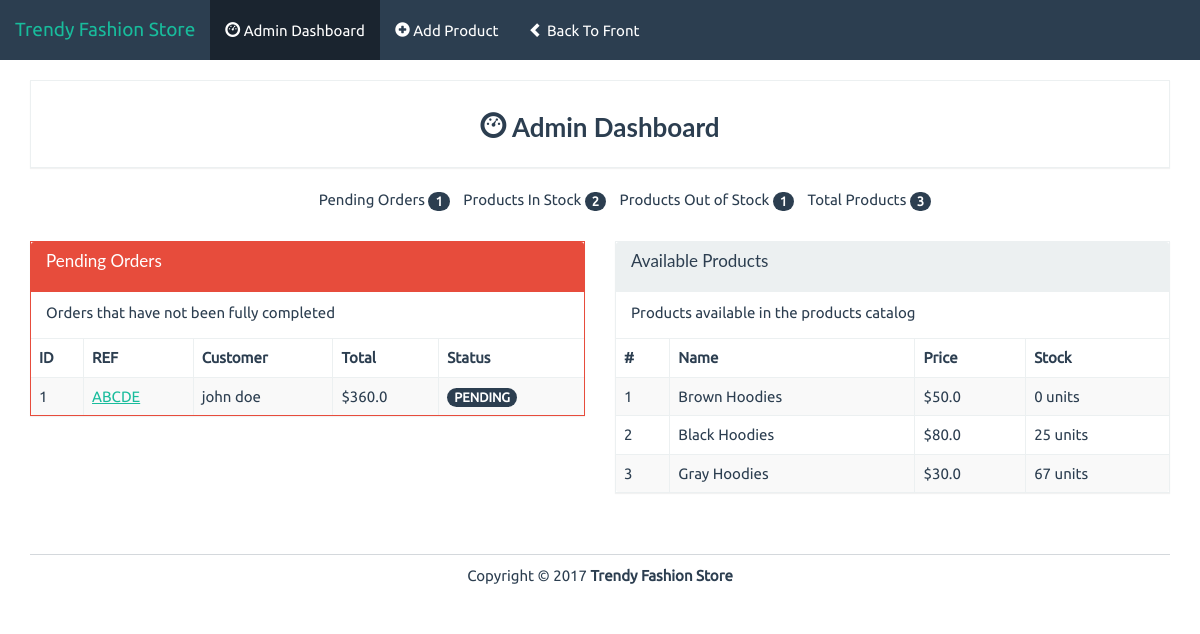
/admin, run on an earlier commit of the app's database.
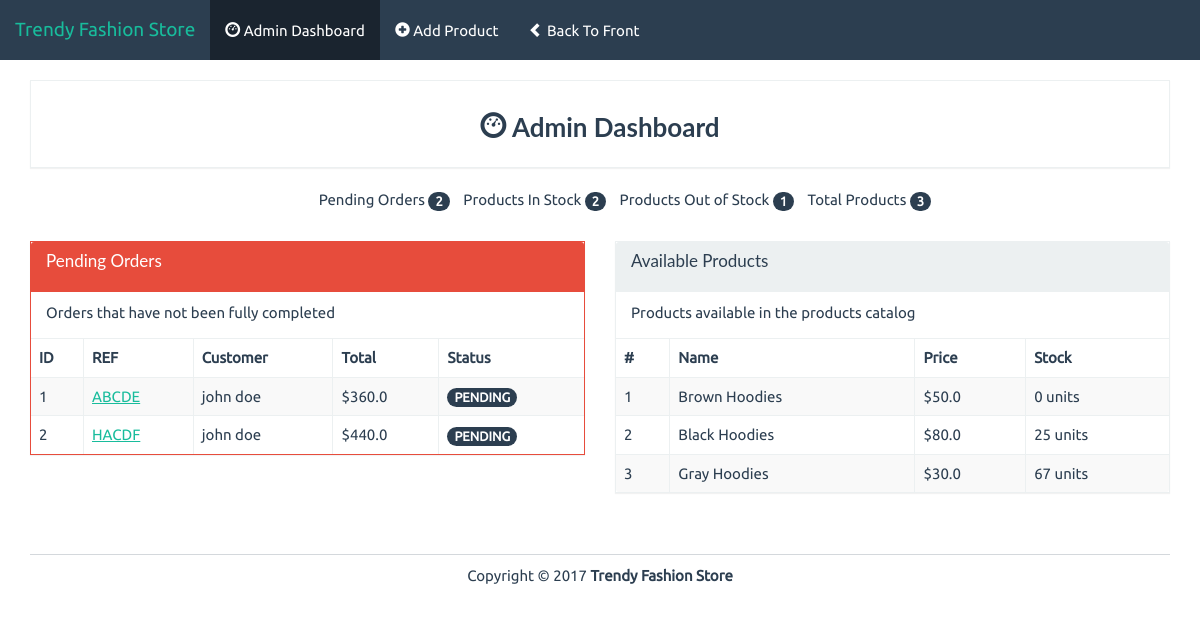
And on a later commit of the database.
### models.py (models this page shows, shortened)
class Order(db.Model):
    id = db.Column(db.Integer, primary_key=True)
    reference = db.Column(db.String(5))
    first_name = db.Column(db.String(20))
    last_name = db.Column(db.String(20))
    phone_number = db.Column(db.String(20))
    email = db.Column(db.String(50))
    address = db.Column(db.String(100))
    city = db.Column(db.String(20))
    state = db.Column(db.String(20))
    country = db.Column(db.String(20))
    status = db.Column(db.String(10))
    payment_type = db.Column(db.String(20))
    items = db.relationship('Order_Item', backref='order', lazy='dynamic')
    def order_total(self):
        return db.session.query(db.func.sum(Order_Item.quantity * Product.price)).join(Product).filter(Order_Item.order_id==self.id).scalar()

class Product(db.Model):
    id = db.Column(db.Integer, primary_key=True)
    name = db.Column(db.String(50), unique=True)
    price = db.Column(db.Integer)  # in cents
    stock = db.Column(db.Integer)
    description = db.Column(db.String(500))
    image = db.Column(db.String(100))
    orders = db.relationship('Order_Item', backref='product', lazy='dynamic')

### views.py (the view)
@app.route('/admin')
def admin():
    products = Product.query.all()
    products_in_stock = Product.query.filter(Product.stock > 0).count()
    orders = Order.query.all()
    return render_template('admin/index.html', admin=True, products=products, products_in_stock=products_in_stock, orders=orders)

### templates/admin/index.html (shortened to what this page needs)
{% extends "base.html" %}
{% block body %}
<div class="row pad">
	<div class="col-lg-12">
		<div class="panel panel-default">
			<div class="panel-body text-center">
				<h3 class="bold"><i class="glyphicon glyphicon-dashboard"></i> Admin Dashboard</h3>
			</div>
		</div>
	</div>
	<div class="col-lg-12">
		<ul class="summary">
			<li class="">Pending Orders <span class="badge">{{ orders|length }}</span></li>
			<li class="">Products In Stock <span class="badge">{{ products_in_stock }}</span></li>
			<li class="">Products Out of Stock <span class="badge">{{ products|length - products_in_stock }}</span></li>
			<li class="">Total Products <span class="badge">{{ products|length }}</span></li>
		</ul>
	</div>
</div>
<div class="row pad">
	<div class="col-lg-6 pad">
		<div class="panel panel-danger">
			<div class="panel-heading">
				<h3 class="panel-title">Pending Orders</h3>
			</div>
			<div class="panel-body">
				Orders that have not been fully completed
			</div>
			<div class="table-responsive">
				<table class="table table-striped table-bordered">
					<thead>
						<tr>
							<th>ID</th><th>REF</th><th>Customer</th><th>Total</th><th>Status</th>
						</tr>
					</thead>
					<tbody>
						{% for order in orders %}
						<tr>
							<td>{{ order.id }}</td>
							<td><a href="{{ url_for('order', order_id=order.id) }}">{{ order.reference }}</a></td>
							<td>{{ order.first_name + ' ' + order.last_name }}</td>
							<td>&dollar;{{ order.order_total()/100 + 10 }}</td>
							<td><span class="badge">{{ order.status }}</span></td>
						</tr>
						{% endfor %}
					</tbody>
				</table>
			</div>
		</div>
	</div>
	<div class="col-lg-6 pad">
		<div class="panel panel-default">
			<div class="panel-heading">
				<h3 class="panel-title">Available Products</h3>
			</div>
			<div class="panel-body">
				Products available in the products catalog
			</div>
			<div class="table-responsive">
				<table class="table table-striped table-bordered">
					<thead>
						<tr>
							<th>#</th><th>Name</th><th>Price</th><th>Stock</th>
						</tr>
					</thead>
					<tbody>
						{% for product in products %}
						<tr>
							<td>{{ product.id }}</td>
							<td>{{ product.name }}</td>
							<td>&dollar;{{ product.price/100 }}</td>
							<td>{{ product.stock }} units</td>
						</tr>
						{% endfor %}
					</tbody>
				</table>
			</div>
		</div>
	</div>
</div>
{% endblock %}

### templates/base.html (shortened to what this page needs)
<!DOCTYPE html>
<html lang="en">
    <head>
        <link rel="stylesheet" href="{{ url_for('static', filename='bs/css/flatly.min.css') }}" />
        <link rel="stylesheet" href="{{ url_for('static', filename='css/styles.css') }}" />
    </head>
    <body>
        {% if admin %}
        <nav class="navbar navbar-default navbar-fixed-top" role="navigation">
            <div class="container-fluid">
                <div class="navbar-header">
                    <a class="navbar-brand" href="{{ url_for('index') }}">Trendy Fashion Store</a>
                </div>
                <div class="collapse navbar-collapse navbar-ex1-collapse">
                    <ul class="nav navbar-nav">
                        <li class="active">
                            <a href="{{ url_for('admin') }}"><i class="glyphicon glyphicon-dashboard"></i> Admin Dashboard</a>
                        </li>
                        <li>
                            <a href="{{ url_for('add') }}"><i class="glyphicon glyphicon-plus-sign"></i> Add Product</a>
                        </li>
                        <li>
                            <a href="{{ url_for('index') }}"><i class="glyphicon glyphicon-chevron-left"></i> Back To Front</a>
                        </li>
                    </ul>
                </div>
            </div>
        </nav>
        {% endif %}
        <div class="container" id="page">
        {% block body %}{% endblock %}
            <footer>
                <div class="row pad">
                    <div class="col-lg-12 text-center">
                        Copyright &copy; 2017 <strong>Trendy Fashion Store</strong>
                    </div>
                </div>
            </footer>
        </div>
    </body>
</html>

### static/css/styles.css (style rules this page uses)
body { font-family: Ubuntu, verdana, georgia, serif, sans-serif; }
a, a:hover, a:active, a:focus, a:visited { text-decoration: none; }
.bold { font-weight: bolder !important; }
table { width: 100%; }
div.panel, .btn, .navbar { border-radius: 0; }
footer { margin-top: 40px; margin-bottom: 20px; }
.pad { margin-top: 10px !important; }
div.panel-body { padding-top: 10px; }
.panel-title { margin-bottom: 10px; }
body > nav { border-radius: 0 !important; }
#page { padding-top: 70px; }
ul.summary { list-style-type: none; text-align: center; }
ul.summary > li { display: inline-block; padding-left: 10px; }
footer { border-top: 1px solid rgba(44, 62, 80, .2); }

What changed in the data, as far as the page shows it:
added Order: id "2", reference "HACDF", first_name+last_name "john doe", order "440.0", status "PENDING"
Also different on the page:
{{ orders|length }}: "1" → "2"
